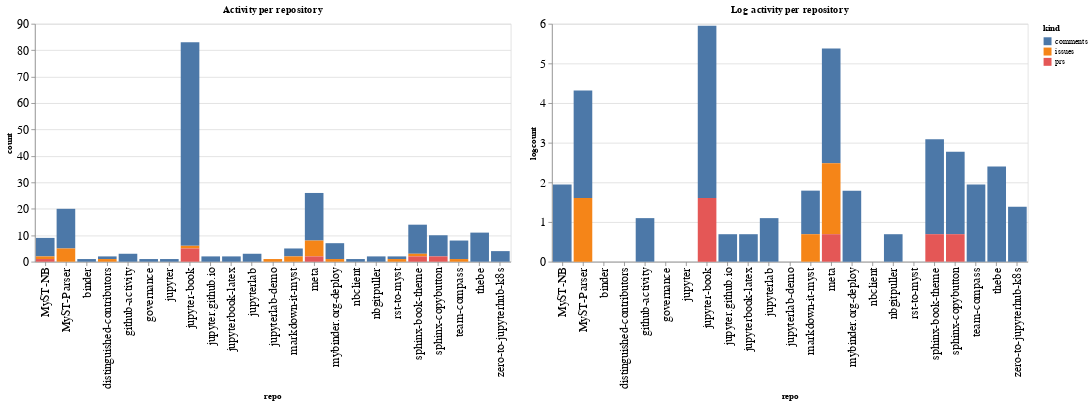

Here is the notebook cell this chart was saved with:
### Code cell
ch1 = alt.Chart(repo_summaries, width=600, title="Activity per repository").mark_bar().encode(
    x='repo',
    y='count',
    color='kind',
    tooltip="kind"
)

ch2 = alt.Chart(repo_summaries, width=600, title="Log activity per repository").mark_bar().encode(
    x='repo',
    y='logcount',
    color='kind',
    tooltip="kind"
)

ch1 | ch2

### Figure 1 — Vega-Lite specification as saved in the notebook (floating-point values rounded to 4 significant figures)
{"config": {"axisLeft": {"labelFontSize": 15}, "axisBottom": {"labelFontSize": 15}}, "hconcat": [{"mark": "bar", "encoding": {"color": {"type": "nominal", "field": "kind"}, "tooltip": {"type": "nominal", "field": "kind"}, "x": {"type": "nominal", "field": "repo"}, "y": {"type": "quantitative", "field": "count"}}, "title": "Activity per repository", "width": 600}, {"mark": "bar", "encoding": {"color": {"type": "nominal", "field": "kind"}, "tooltip": {"type": "nominal", "field": "kind"}, "x": {"type": "nominal", "field": "repo"}, "y": {"type": "quantitative", "field": "logcount"}}, "title": "Log activity per repository", "width": 600}], "data": {"name": "data-0994b39516e83a73a2ed5f256ca7449e"}, "$schema": "https://vega.github.io/schema/vega-lite/v4.8.1.json", "datasets": {"data-0994b39516e83a73a2ed5f256ca7449e": [{"repo": "MyST-NB", "kind": "comments", "count": 7, "logcount": 1.946}, {"repo": "MyST-NB", "kind": "issues", "count": 1, "logcount": 0.0}, {"repo": "MyST-NB", "kind": "prs", "count": 1, "logcount": 0.0}, {"repo": "MyST-Parser", "kind": "comments", "count": 15, "logcount": 2.708}, {"repo": "MyST-Parser", "kind": "issues", "count": 5, "logcount": 1.609}, {"repo": "binder", "kind": "comments", "count": 1, "logcount": 0.0}, {"repo": "distinguished-contributors", "kind": "comments", "count": 1, "logcount": 0.0}, {"repo": "distinguished-contributors", "kind": "issues", "count": 1, "logcount": 0.0}, {"repo": "github-activity", "kind": "comments", "count": 3, "logcount": 1.099}, {"repo": "governance", "kind": "comments", "count": 1, "logcount": 0.0}, {"repo": "jupyter", "kind": "comments", "count": 1, "logcount": 0.0}, {"repo": "jupyter-book", "kind": "comments", "count": 77, "logcount": 4.344}, {"repo": "jupyter-book", "kind": "issues", "count": 1, "logcount": 0.0}, {"repo": "jupyter-book", "kind": "prs", "count": 5, "logcount": 1.609}, {"repo": "jupyter.github.io", "kind": "comments", "count": 2, "logcount": 0.6931}, {"repo": "jupyterbook-latex", "kind": "comments", "count": 2, "logcount": 0.6931}, {"repo": "jupyterlab", "kind": "comments", "count": 3, "logcount": 1.099}, {"repo": "jupyterlab-demo", "kind": "issues", "count": 1, "logcount": 0.0}, {"repo": "markdown-it-myst", "kind": "comments", "count": 3, "logcount": 1.099}, {"repo": "markdown-it-myst", "kind": "issues", "count": 2, "logcount": 0.6931}, {"repo": "meta", "kind": "comments", "count": 18, "logcount": 2.89}, {"repo": "meta", "kind": "issues", "count": 6, "logcount": 1.792}, {"repo": "meta", "kind": "prs", "count": 2, "logcount": 0.6931}, {"repo": "mybinder.org-deploy", "kind": "comments", "count": 6, "logcount": 1.792}, {"repo": "mybinder.org-deploy", "kind": "issues", "count": 1, "logcount": 0.0}, {"repo": "nbclient", "kind": "comments", "count": 1, "logcount": 0.0}, {"repo": "nbgitpuller", "kind": "comments", "count": 2, "logcount": 0.6931}, {"repo": "rst-to-myst", "kind": "comments", "count": 1, "logcount": 0.0}, {"repo": "rst-to-myst", "kind": "issues", "count": 1, "logcount": 0.0}, {"repo": "sphinx-book-theme", "kind": "comments", "count": 11, "logcount": 2.398}, {"repo": "sphinx-book-theme", "kind": "issues", "count": 1, "logcount": 0.0}, {"repo": "sphinx-book-theme", "kind": "prs", "count": 2, "logcount": 0.6931}, {"repo": "sphinx-copybutton", "kind": "comments", "count": 8, "logcount": 2.079}, {"repo": "sphinx-copybutton", "kind": "prs", "count": 2, "logcount": 0.6931}, {"repo": "team-compass", "kind": "comments", "count": 7, "logcount": 1.946}, {"repo": "team-compass", "kind": "issues", "count": 1, "logcount": 0.0}, {"repo": "thebe", "kind": "comments", "count": 11, "logcount": 2.398}, {"repo": "zero-to-jupyterhub-k8s", "kind": "comments", "count": 4, "logcount": 1.386}]}}
